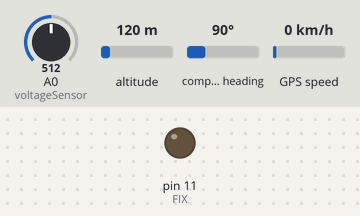
Simulated run of this sketch. Board: Arduino Uno, built with avr-gcc and run on an emulated ATmega328P. On the bench: output pins drawn as LEDs (lit = HIGH). The test bench sets the inputs (shaded band); at power-on: A0 (voltageSensor) = 512, altitude 120 m, compass heading 90°, GPS speed 0 km/h. The GPS gets a fix after 3 s at 37.7749, -122.4194 with 8 satellites; the modem accepts every AT command (registered, SIM ready, sends succeed) and sends nothing else; what the sketch prints to the serial monitor is not drawn.

Above: at 0.1 s.
At 19.0 s:
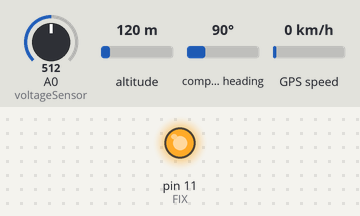
Timing chart, 0 to 20.5 s (numbered marks = the images above):
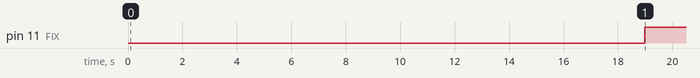

Measured:
- by itself, pin 11 (FIX): LOW → HIGH at 19.0 s

The sketch:

amended_drone.ino
```cpp
#include <TinyGPS++.h>
#include <SoftwareSerial.h>
/*
   This sample code demonstrates the normal use of a TinyGPS++ (TinyGPSPlus) object.
   It requires the use of SoftwareSerial, and assumes that you have a
   4800-baud serial GPS device hooked up on pins 4(rx) and 3(tx).
*/
static const int RXPin = 3, TXPin = 4;
static const uint32_t GPSBaud = 9600;

String Longitude;
String Latitude;
String Altitude;
int FIX = 11;

String End;
//GSM
SoftwareSerial mySerial(9, 10);            // RX, TX Pins
String apn = "safaricom";                       //APN
String apn_u = "saf";                     //APN-Username
String apn_p = "data";                     //APN-Password
String url = "http://utm.karimu.co.ke/iot-save.php";  //URL for HTTP-POST-REQUEST

//voltage
const int voltageSensor = A0;
int sensorPin = A1;
float vOUT = 0.0;
float vIN = 0.0;
float R1 = 30000.0;
float R2 = 7500.0;
int value = 0;


// The TinyGPS++ object
TinyGPSPlus gps;

// The serial connection to the GPS device
SoftwareSerial ss(RXPin, TXPin);

void setup()
{
  pinMode(FIX, OUTPUT);
  Serial.begin(115200);


  Serial.println(F("FullExample.ino"));
  Serial.println(F("An extensive example of many interesting TinyGPS++ features"));
  Serial.print(F("Testing TinyGPS++ library v. ")); Serial.println(TinyGPSPlus::libraryVersion());
  Serial.println(F("by Mikal Hart"));
  Serial.println();
  Serial.println(F("Sats HDOP  Latitude   Longitude   Fix  Date       Time     Date Alt    Course Speed Card  Distance Course Card  Chars Sentences Checksum"));
  Serial.println(F("           (deg)      (deg)       Age                      Age  (m)    --- from GPS ----  ---- to London  ----  RX    RX        Fail"));
  Serial.println(F("----------------------------------------------------------------------------------------------------------------------------------------"));
}

void loop()
{
  End = "0";
  voltage();
  ss.begin(GPSBaud);
  parameters();
  ss.end();
  mySerial.begin(9600);

  mySerial.println("AT");
  runsl();//Print GSM Status an the Serial Output;
  delay(100);
  mySerial.println("AT+SAPBR=3,1,Contype,GPRS");
  runsl();
  delay(100);
  mySerial.println("AT+SAPBR=3,1,APN," + apn);
  runsl();
  delay(100);

  mySerial.println("AT+SAPBR =1,1");
  runsl();
  delay(500);
  mySerial.println("AT+SAPBR=2,1");
  runsl();
  delay(500);
  mySerial.println("AT+HTTPINIT");
  runsl();
  delay(500);
  mySerial.println("AT+HTTPPARA=CID,1");
  runsl();
  delay(100);
  mySerial.println("AT+HTTPPARA=URL," + url);
  runsl();
  delay(100);
  mySerial.println("AT+HTTPPARA=CONTENT,application/x-www-form-urlencoded");
  runsl();
  delay(100);
  mySerial.println("AT+HTTPDATA=192,10000");
  runsl();
  delay(100);
  mySerial.print("api_token=bCpnTfBbe8H7G9b2dWcf8Ed2DqSupZ8K6SSv1HUkFfEywxjW0ihXDKo45VCHWgSqIi4hU&longitude=" + Longitude + "&latitude=" + Latitude + "&altitude=" + Altitude + "&battery=" + vIN + "&end=" + End);
  //mySerial.print("api_token=vI89s84tfxMkjarIKy4mRmZNOwxF8F7pLST5QQxZkSSyZihtCdaWv2y5uIF6&longitude=" + Longitude + "&latitude=" + Latitude + "&altitude=" + Altitude + "&velocity=" + Velocity  + "&battery=" + vIN + "&End=" + End);
  //mySerial.println("api_token=vI89s84tfxMkjarIKy4mRmZNOwxF8F7pLST5QQxZkSSyZihtCdaWv2y5uIF6");
  runsl();
  delay(9000);
  mySerial.println("AT+HTTPACTION=1");
  runsl();
  delay(5000);
  runsl();
  delay(200);
  mySerial.println("AT+HTTPTERM");
  runsl();
  mySerial.end();
}


void parameters() {

  static const double LONDON_LAT = 51.508131, LONDON_LON = -0.128002;

  printInt(gps.satellites.value(), gps.satellites.isValid(), 5);
  printFloat(gps.hdop.hdop(), gps.hdop.isValid(), 6, 1);
  printFloat(gps.location.lat(), gps.location.isValid(), 11, 6);
  printFloat(gps.location.lng(), gps.location.isValid(), 12, 6);
  printInt(gps.location.age(), gps.location.isValid(), 5);
  printDateTime(gps.date, gps.time);
  printFloat(gps.altitude.meters(), gps.altitude.isValid(), 7, 2);
  printFloat(gps.course.deg(), gps.course.isValid(), 7, 2);
  printFloat(gps.speed.kmph(), gps.speed.isValid(), 6, 2);
  printStr(gps.course.isValid() ? TinyGPSPlus::cardinal(gps.course.deg()) : "*** ", 6);

  unsigned long distanceKmToLondon =
    (unsigned long)TinyGPSPlus::distanceBetween(
      gps.location.lat(),
      gps.location.lng(),
      LONDON_LAT,
      LONDON_LON) / 1000;
  printInt(distanceKmToLondon, gps.location.isValid(), 9);

  double courseToLondon =
    TinyGPSPlus::courseTo(
      gps.location.lat(),
      gps.location.lng(),
      LONDON_LAT,
      LONDON_LON);

  printFloat(courseToLondon, gps.location.isValid(), 7, 2);

  const char *cardinalToLondon = TinyGPSPlus::cardinal(courseToLondon);

  printStr(gps.location.isValid() ? cardinalToLondon : "*** ", 6);

  printInt(gps.charsProcessed(), true, 6);
  printInt(gps.sentencesWithFix(), true, 10);
  printInt(gps.failedChecksum(), true, 9);
  Serial.println();

  smartDelay(1000);


  Latitude = String(gps.location.lat() , 6);
  Longitude = String(gps.location.lng() , 6);
  Altitude = String(gps.altitude.meters());

  if (Latitude == "0.000000")
    digitalWrite(FIX, LOW);
  else
    digitalWrite(FIX, HIGH);
  if (millis() > 5000 && gps.charsProcessed() < 10)
    Serial.println(F("No GPS data received: check wiring"));

}


// This custom version of delay() ensures that the gps object
// is being "fed".
static void smartDelay(unsigned long ms)
{
  unsigned long start = millis();
  do
  {
    while (ss.available())
      gps.encode(ss.read());
  } while (millis() - start < ms);
}

static void printFloat(float val, bool valid, int len, int prec)
{
  if (!valid)
  {
    while (len-- > 1)
      Serial.print('*');
    Serial.print(' ');
  }
  else
  {
    Serial.print(val, prec);
    int vi = abs((int)val);
    int flen = prec + (val < 0.0 ? 2 : 1); // . and -
    flen += vi >= 1000 ? 4 : vi >= 100 ? 3 : vi >= 10 ? 2 : 1;
    for (int i = flen; i < len; ++i)
      Serial.print(' ');
  }
  smartDelay(0);
}

static void printInt(unsigned long val, bool valid, int len)
{
  char sz[32] = "*****************";
  if (valid)
    sprintf(sz, "%ld", val);
  sz[len] = 0;
  for (int i = strlen(sz); i < len; ++i)
    sz[i] = ' ';
  if (len > 0)
    sz[len - 1] = ' ';
  Serial.print(sz);
  smartDelay(0);
}

static void printDateTime(TinyGPSDate &d, TinyGPSTime &t)
{
  if (!d.isValid())
  {
    Serial.print(F("********** "));
  }
  else
  {
    char sz[32];
    sprintf(sz, "%02d/%02d/%02d ", d.month(), d.day(), d.year());
    Serial.print(sz);
  }

  if (!t.isValid())
  {
    Serial.print(F("******** "));
  }
  else
  {
    char sz[32];
    sprintf(sz, "%02d:%02d:%02d ", t.hour(), t.minute(), t.second());
    Serial.print(sz);
  }

  printInt(d.age(), d.isValid(), 5);
  smartDelay(0);
}

static void printStr(const char *str, int len)
{
  int slen = strlen(str);
  for (int i = 0; i < len; ++i)
    Serial.print(i < slen ? str[i] : ' ');
  smartDelay(0);
}


void runsl() {
  while (mySerial.available()) {
    Serial.write(mySerial.read());
  }

}

void voltage() {

  value = analogRead(voltageSensor);
  vOUT = (value * 5.0) / 1024.0;
  vIN = vOUT / (R2 / (R1 + R2));
  Serial.print("Input = ");
  Serial.println(vIN);
}
```
